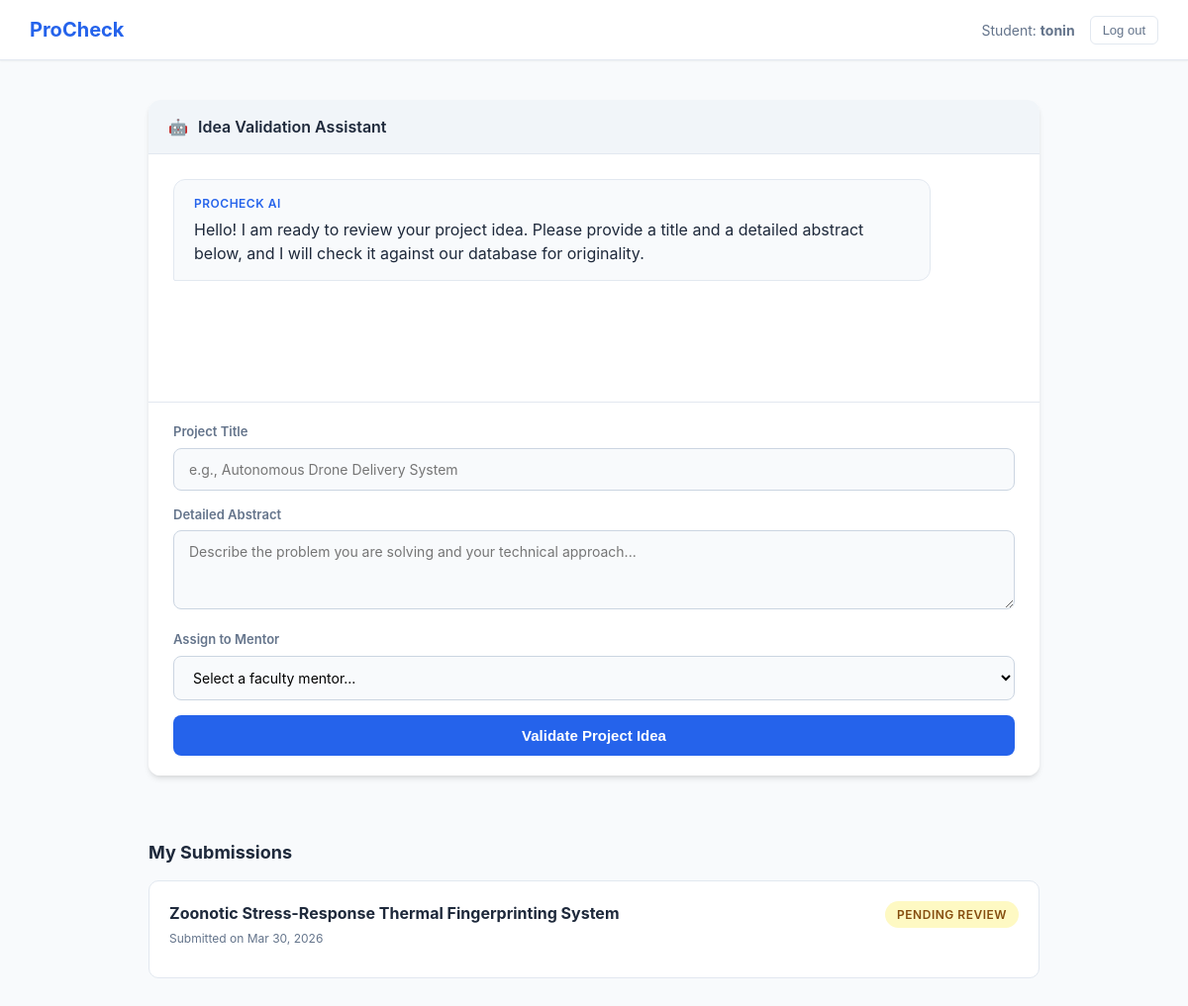
Page /student/ (signed in) on the earlier database version.
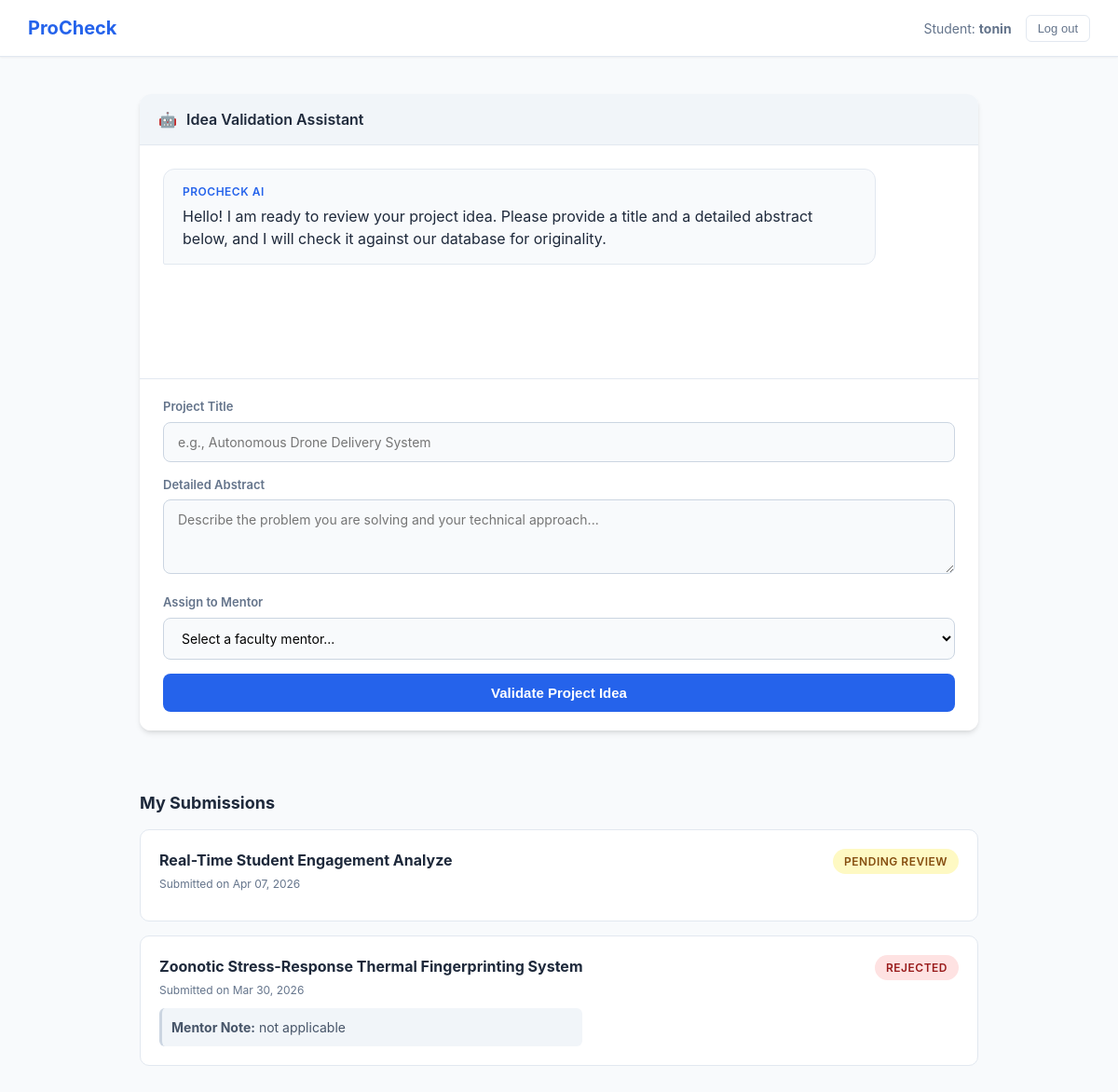
Same page on the later database version.
### main/models.py (models this page shows, shortened)
class Project(models.Model):
    STATUS_CHOICES = [
        ('PENDING', 'Pending Mentor Review'),
        ('APPROVED', 'Approved'),
        ('REJECTED', 'Rejected'),
    ]
    student = models.ForeignKey(User, on_delete=models.CASCADE)
    assigned_mentor = models.ForeignKey(User, on_delete=models.SET_NULL, null=True, blank=True, related_name='mentored_projects')
    title = models.CharField(max_length=200)
    abstract = models.TextField()
    status = models.CharField(max_length=10, choices=STATUS_CHOICES, default='PENDING')
    mentor_comment = models.TextField(blank=True, null=True) # If rejected, why?
    created_at = models.DateTimeField(auto_now_add=True)

### main/views.py (the view, shortened to what this page needs)
# urls.py: path('student/', views.student_chat, name='student_chat'),
@login_required
def student_chat(request):
    response_message = None
    message_class = ""
    similar_project = None
    similarity_score = 0
    suggestions = None
    my_projects = Project.objects.filter(student=request.user).order_by('-created_at')
    mentors = User.objects.filter(is_staff=True)
    needs_suggestions = False
    failed_title = ""
    failed_abstract = ""
    similar_project_name = ""
    return render(request, 'main/student_chat.html', {
        'response_message': response_message,
        'message_class': message_class,
        'similar_project': similar_project,
        'similarity_score': similarity_score,
        'my_projects': my_projects,
        'suggestions': suggestions,
        'mentors': mentors,
        'needs_suggestions': needs_suggestions,
        'failed_title': failed_title,
        'failed_abstract': failed_abstract,
        'similar_project_name': similar_project_name,
    })

### main/templates/main/student_chat.html (shortened to what this page needs)
<!DOCTYPE html>
<html lang="en">
<head>
</head>
<body>
<div class="top-nav">
    <div class="nav-logo">ProCheck</div>
    <div class="nav-user">
        <span>Student: <strong>{{ user.username }}</strong></span>
        <form action="{% url 'logout' %}" method="post" style="display:inline; margin:0;">
            <button type="submit" class="logout-btn">Log out</button>
        </form>
    </div>
</div>
<div class="main-container">
    <div class="chat-section">
        <div class="chat-header">
            <span>🤖</span> Idea Validation Assistant
        </div>
        <div class="chat-history" id="chatHistory">
            <div class="bot-bubble">
                <div class="bot-bubble-header">ProCheck AI</div>
                {% if response_message %}
                    <p style="margin-top: 0; margin-bottom: 10px;">{{ response_message }}</p>
                    {% if similar_project %}
                        <div class="alert-box alert-warning">
                            <strong>Conflict Detected:</strong> Your idea overlaps with a previous project titled <em>"{{ similar_project }}"</em>.
                        </div>
                    {% endif %}
                    {% if needs_suggestions %}
                        <div class="alert-box alert-info" style="margin-top: 15px;">
                            <div id="suggestions-loader">
                                <div class="spinner"></div> Generating unique alternatives...
                            </div>
                            <div id="suggestions-content" style="margin-top: 10px;"></div>
                        </div>
                        <script>
                        document.addEventListener("DOMContentLoaded", function() {
                            const title = "{{ failed_title|escapejs }}";
                            const abstract = "{{ failed_abstract|escapejs }}";
                            const similar = "{{ similar_project_name|escapejs }}";
                            const csrfToken = document.querySelector('[name=csrfmiddlewaretoken]').value;
                            const formData = new FormData();
                            formData.append('title', title);
                            formData.append('abstract', abstract);
                            formData.append('similar_project', similar);
                            fetch("{% url 'generate_suggestions_api' %}", {
                                method: 'POST',
                                headers: { 'X-CSRFToken': csrfToken },
                                body: formData
                            })
                            .then(response => response.json())
                            .then(data => {
                                document.getElementById('suggestions-loader').style.display = 'none';
                                if (data.status === 'success') {
                                    typeWriterHTML(document.getElementById('suggestions-content'), data.suggestions, 15);
                                } else {
                                    document.getElementById('suggestions-content').innerHTML = "<span style='color:red;'>Failed to load suggestions.</span>";
                                }
                            })
                            .catch(error => {
                                document.getElementById('suggestions-loader').style.display = 'none';
                                document.getElementById('suggestions-content').innerHTML = "<span style='color:red;'>Network error.</span>";
                            });
                        });
                        function typeWriterHTML(element, htmlString, speed) {
                            let i = 0; let isTag = false; let text = "";
                            function type() {
                                if (i < htmlString.length) {
                                    let char = htmlString.charAt(i);
                                    text += char;
                                    element.innerHTML = text + '<span class="cursor"></span>';
                                    if (char === '<') isTag = true;
                                    if (char === '>') isTag = false;
                                    i++;
                                    if (isTag || char === '>') { type(); } else { setTimeout(type, speed); }
                                } else {
                                    element.innerHTML = text;
                                    // Scroll to bottom when typing is done
                                    const chatHistory = document.getElementById('chatHistory');
                                    chatHistory.scrollTop = chatHistory.scrollHeight;
                                }
                            }
                            type();
                        }
                        </script>
                    {% endif %}
                {% else %}
                    <p style="margin: 0;">Hello! I am ready to review your project idea. Please provide a title and a detailed abstract below, and I will check it against our database for originality.</p>
                {% endif %}
            </div>
        </div>
        <div class="chat-input-area">
            <form method="POST">
                <div class="input-group">
                    <label>Project Title</label>
                    <input type="text" name="title" required placeholder="e.g., Autonomous Drone Delivery System">
                </div>
                <div class="input-group">
                    <label>Detailed Abstract</label>
                    <textarea name="abstract" required placeholder="Describe the problem you are solving and your technical approach..."></textarea>
                </div>
                <div class="input-group">
                    <label>Assign to Mentor</label>
                    <select name="mentor_id" required>
                        <option value="" disabled selected>Select a faculty mentor...</option>
                    </select>
                </div>
                <button type="submit" class="submit-btn">
                    <span>Validate Project Idea</span>
                </button>
            </form>
        </div>
    </div>
    <div class="submissions-section">
        <h2>My Submissions</h2>
        {% if my_projects %}
            {% for project in my_projects %}
            <div class="project-card">
                <div class="project-info">
                    <h4>{{ project.title }}</h4>
                    <div class="project-meta">Submitted on {{ project.created_at|date:"M d, Y" }}</div>
                    {% if project.mentor_comment %}
                        <div class="project-feedback">
                            <strong>Mentor Note:</strong> {{ project.mentor_comment }}
                        </div>
                    {% endif %}
                </div>
                <div class="project-status">
                    {% if project.status == 'APPROVED' %}
                        <span class="status-badge status-approved">Approved</span>
                    {% elif project.status == 'REJECTED' %}
                        <span class="status-badge status-rejected">Rejected</span>
                    {% else %}
                        <span class="status-badge status-pending">Pending Review</span>
                    {% endif %}
                </div>
            </div>
            {% endfor %}
        {% endif %}
    </div>
</div>
</body>
</html>

### main/templates/main/student_chat.html (style rules this page uses)
:root { --primary: #2563eb; --primary-hover: #1d4ed8; --bg-color: #f8fafc; --card-bg: #ffffff; --text-main: #1e293b; --text-muted: #64748b; --border-color: #e2e8f0; --success: #10b981; --warning: #f59e0b; --danger: #ef4444; }
body { font-family: 'Inter', -apple-system, BlinkMacSystemFont, "Segoe UI", Roboto, sans-serif; background-color: var(--bg-color); color: var(--text-main); margin: 0; padding: 0; line-height: 1.5; }
.top-nav { background-color: var(--card-bg); padding: 15px 30px; display: flex; justify-content: space-between; align-items: center; border-bottom: 1px solid var(--border-color); box-shadow: 0 1px 2px rgba(0,0,0,0.05); }
.nav-logo { font-size: 20px; font-weight: 700; color: var(--primary); }
.nav-user { display: flex; align-items: center; gap: 15px; font-size: 14px; color: var(--text-muted); }
.logout-btn { background: none; border: 1px solid var(--border-color); color: var(--text-muted); padding: 6px 12px; border-radius: 6px; cursor: pointer; font-size: 13px; transition: all 0.2s; }
.main-container { max-width: 900px; margin: 40px auto; padding: 0 20px; display: flex; flex-direction: column; gap: 30px; }
.chat-section { background: var(--card-bg); border-radius: 12px; box-shadow: 0 4px 6px -1px rgba(0, 0, 0, 0.1), 0 2px 4px -1px rgba(0, 0, 0, 0.06); overflow: hidden; display: flex; flex-direction: column; }
.chat-header { background: #f1f5f9; padding: 15px 20px; border-bottom: 1px solid var(--border-color); font-weight: 600; color: var(--text-main); display: flex; align-items: center; gap: 10px; }
.chat-history { padding: 25px; min-height: 200px; max-height: 500px; overflow-y: auto; display: flex; flex-direction: column; gap: 15px; }
.bot-bubble { background-color: var(--bg-color); border: 1px solid var(--border-color); padding: 15px 20px; border-radius: 12px; border-bottom-left-radius: 2px; max-width: 85%; align-self: flex-start; }
.bot-bubble-header { font-size: 12px; font-weight: 600; color: var(--primary); margin-bottom: 5px; text-transform: uppercase; letter-spacing: 0.5px; }
.chat-input-area { padding: 20px 25px; background: var(--card-bg); border-top: 1px solid var(--border-color); }
.input-group { margin-bottom: 15px; }
.input-group label { display: block; font-size: 13px; font-weight: 600; color: var(--text-muted); margin-bottom: 6px; }
input[type="text"], textarea, select { width: 100%; padding: 12px 15px; border: 1px solid #cbd5e1; border-radius: 8px; font-family: inherit; font-size: 14px; box-sizing: border-box; transition: all 0.2s; background-color: #f8fafc; }
textarea { resize: vertical; min-height: 80px; }
.submit-btn { background-color: var(--primary); color: white; border: none; padding: 12px 24px; font-size: 15px; font-weight: 600; border-radius: 8px; cursor: pointer; width: 100%; transition: background 0.2s; display: flex; justify-content: center; align-items: center; gap: 8px; }
.submissions-section { margin-top: 20px; }
.submissions-section h2 { font-size: 18px; color: var(--text-main); margin-bottom: 15px; }
.project-card { background: var(--card-bg); border: 1px solid var(--border-color); border-radius: 10px; padding: 20px; margin-bottom: 15px; display: flex; justify-content: space-between; align-items: flex-start; transition: transform 0.2s, box-shadow 0.2s; }
.project-info h4 { margin: 0 0 5px 0; color: var(--text-main); font-size: 16px; }
.project-meta { font-size: 12px; color: var(--text-muted); margin-bottom: 10px; }
.project-feedback { font-size: 14px; color: #475569; background: #f1f5f9; padding: 10px; border-radius: 6px; margin-top: 10px; border-left: 3px solid #cbd5e1; }
.status-badge { padding: 6px 12px; border-radius: 20px; font-size: 12px; font-weight: 600; text-transform: uppercase; letter-spacing: 0.5px; }
.status-rejected { background: #fee2e2; color: #991b1b; }
.status-pending { background: #fef9c3; color: #854d0e; }

Differences in the rows shown:
added Project: title "Real-Time Student Engagement Analyze", created_at "Apr 07, 2026", status "PENDING REVIEW"
changed Project "Zoonotic Stress-Response Thermal Fingerprinting System": mentor_comment (not shown) → "not applicable"; status "PENDING REVIEW" → "REJECTED"
